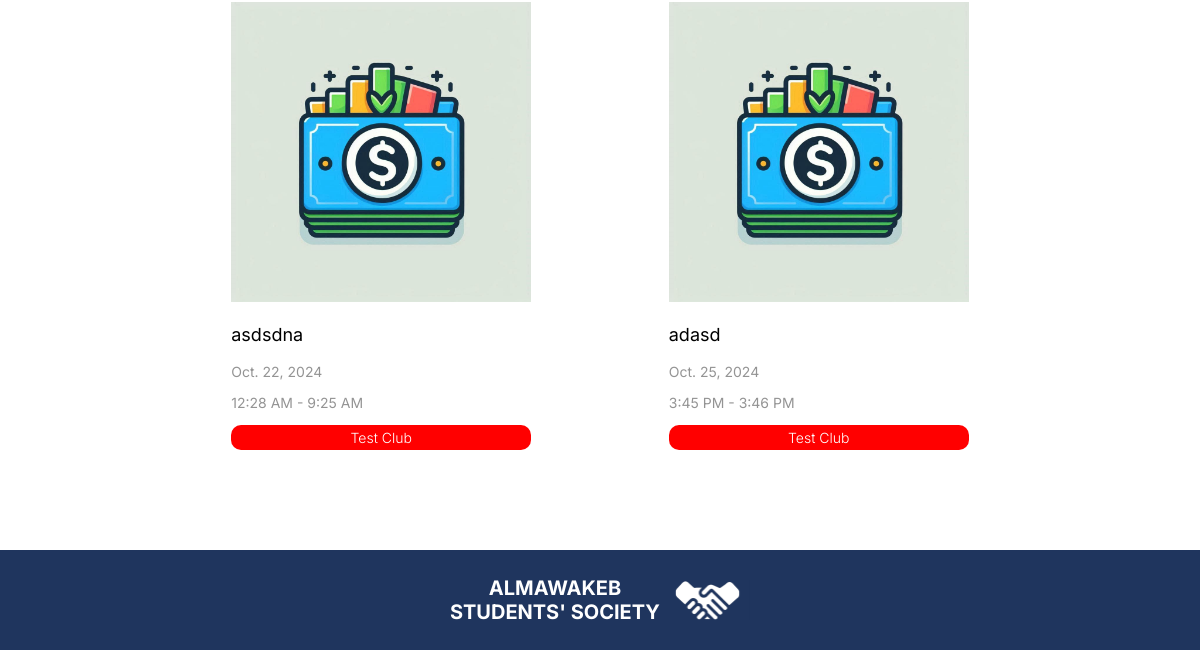
/Club/Detail/3/ (lower part), run on an earlier commit of the app's database.
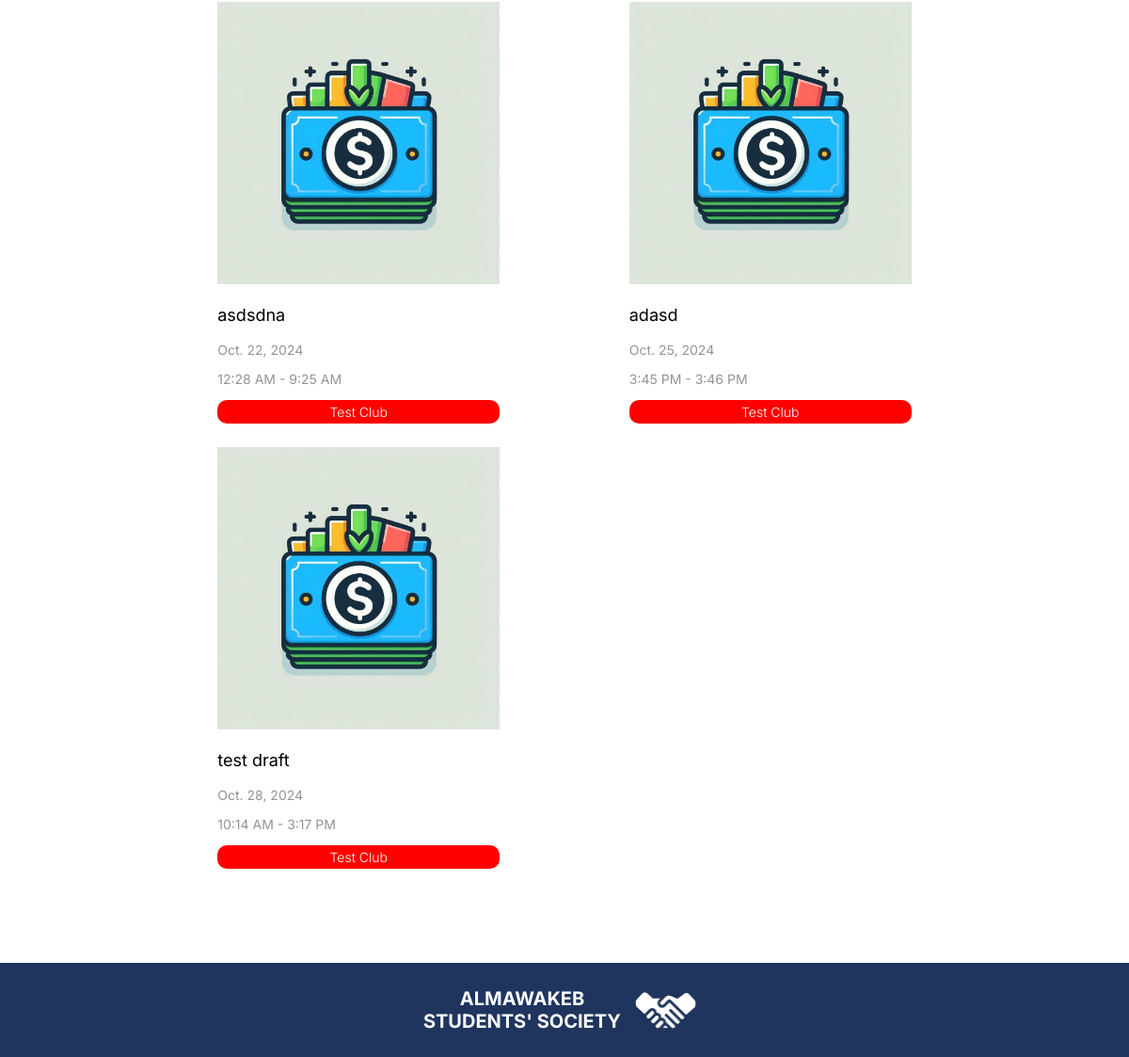
And on a later commit of the database.
### mainapp/models.py (models this page shows, shortened)
class Event(models.Model):
    GROUP_CHOICES = [
        ('ngr', 'All Year Levels'),
        ('12', 'Senior'),
        ('11', 'Junior'),
        ('10', 'Sophomore'),
        ('9', 'Freshman'),
    ]
    GRADE_CHOICES = [
        ('nosec', 'All Sections'),
        ('A', 'A'),
        ('B', 'B'),
        ('C', 'C'),
        ('D', 'D'),
        ('E', 'E'),
        ('F', 'F'),
        ('G', 'G'),
        ('H', 'H'),
        ('I', 'I'),
        ('J', 'J'),
    ]
    author = models.ForeignKey(Club, on_delete=models.CASCADE, related_name='authored_events')
    cover = models.ImageField(upload_to='event_covers/', blank=True, null=True)  # Remove default and allow blank/null
    title = models.CharField(max_length=100)
    text = models.TextField()
    summary = models.CharField(max_length=150)
    date = models.DateField()
    end_date = models.DateField(blank=True,null=True)
    start_time = models.TimeField(blank=True, null=True)
    end_time = models.TimeField(blank=True, null=True)
    published_date = models.DateTimeField(null=True, blank=True)
    location = models.CharField(max_length=150, blank=True,null=False)
    color = models.ForeignKey(Club, on_delete=models.CASCADE, related_name='club_color', blank=True, null=True)
    group = models.CharField(max_length=3, choices=GROUP_CHOICES,default="ngr")
    grade = models.CharField(max_length=5, choices=GRADE_CHOICES,default="nosec")
    attendance_locked = models.BooleanField(default=False)
    members_only = models.BooleanField(default=False)
    highlight = models.BooleanField(default=False)
    draft = models.BooleanField(default=False)
    hos_approved = models.BooleanField(default=False)
    significant_event = models.BooleanField(default=False)
    attending_Students = models.ManyToManyField(User, related_name='attending_students', blank=True)
    confirmed_Students = models.ManyToManyField(User, related_name='confirm_students', blank=True)
    links = models.ManyToManyField(Links, related_name='events_links', blank=True)
    typeitem = "event"

class Club(models.Model):
    name = models.CharField(max_length=255)
    heads = models.ManyToManyField(User, related_name='head_clubs', blank=True)
    leadership = models.ManyToManyField(User, related_name='leadership_roles', blank=True)
    members = models.ManyToManyField(User, related_name='membership_clubs', blank=True)
    advisors = models.ManyToManyField(User, related_name='advisor_clubs', blank=True)
    events = models.ManyToManyField('Event', related_name='events', blank=True)
    type = models.CharField(choices=[('male', "Boys Only"),('female','Girls Only'), ('mixed', 'Mixed Club')], default='mixed', max_length=6)
    about = models.TextField()
    logo = models.ImageField(upload_to='clubs_logos/')
    color = models.CharField(max_length=7)  # Hex color code
    links = models.ManyToManyField(Links, related_name='club_links', blank=True)
    bylaws = models.ManyToManyField(Bylaw, related_name='club_bylaws', blank=True)

### mainapp/views.py (the view)
# urls.py: path("Club/Detail/<int:club_id>/", views.Club_Detail, name="club_detail"),
def Club_Detail(request, club_id):
    club = get_object_or_404(Club, id=club_id)
    events = Event.objects.filter(author=club).order_by("date")
    heads = club.heads.all().order_by('name')
    leadership = club.leadership.all().order_by('name')
    members = club.members.all().order_by('name')
    advisors = club.advisors.all()
    links = club.links.all()
    return render(request, "club_detail.html", {
        'club': club,
        'events': events,
        'heads': heads,
        'leadership': leadership,
        'members': members.order_by('name'),
        'advisors': advisors,
        'links': links,
    })

### templates/club_detail.html (shortened to what this page needs)
{% extends 'Base.html' %}
{% load static %}
{% block content %}
{% if user.associated_student is not None and club.type == user.associated_student.gender or club.type == "mixed" or user.associated_faculty is not None or user.is_superuser %}
<div>
        <div class="grid">
            {% for event in events %}
            <div>
                <a href="{% url 'event_detail' event.id %}">
                    <img class="eventCover" src="{{ event.cover.url }}" alt="Event Cover">
                    <p class="text" style="max-width: 306px; overflow: hidden; text-overflow: ellipsis; white-space: nowrap;">{{ event.title }}</p>
                    <p class="aboutText">{{ event.date }}</p>
                    <p class="aboutText">{{ event.start_time|time:"g:i A" }} - {{ event.end_time|time:"g:i A" }}</p>
                    <div class="tagBox" style="background: {{ event.author.color }};">
                        <p class="tagText">{{ event.author.name }}</p>
                    </div>
                </a>
            </div>
            {% empty %}
            <p class="text">No events available.</p>
            {% endfor %}
        </div>
    </div>
</div>
{% endif %}
{% endblock %}

What changed in the data, as far as the page shows it:
added Event: cover (picture), title "test draft", date "Oct. 28, 2024", start_time "10:14 AM", end_time "3:17 PM", author.name "Test Club"
